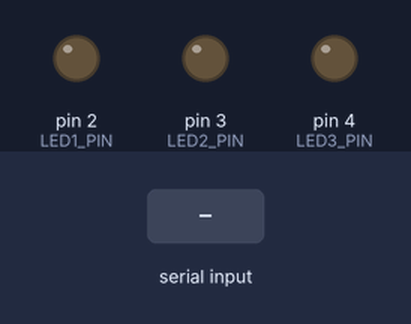
Bench run of a program on a simulated Arduino Nano, built with avr-gcc and run on an emulated ATmega328P. On the bench: output pins drawn as LEDs (lit = HIGH). The inputs (shaded band) are chosen by the test bench. What the program prints to the serial monitor is not drawn.

Above: at 1.2 s.
1.3 s: "1" received over Serial
At 2.2 s:
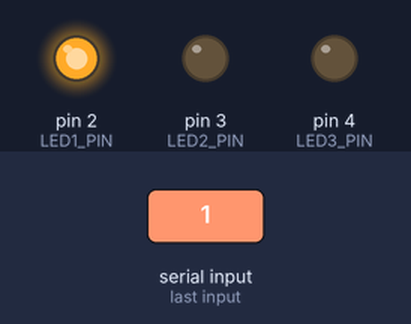
2.8 s: "2" received over Serial
At 3.3 s:
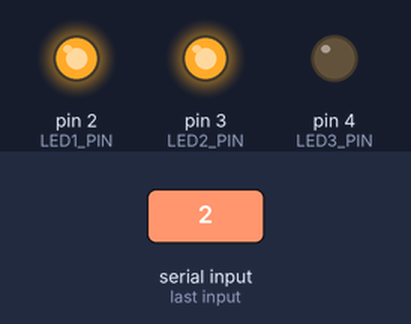
4.3 s: "3" received over Serial
At 5.5 s:
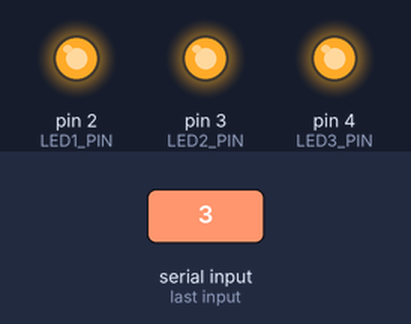
5.8 s: "1" received over Serial
At 6.8 s:
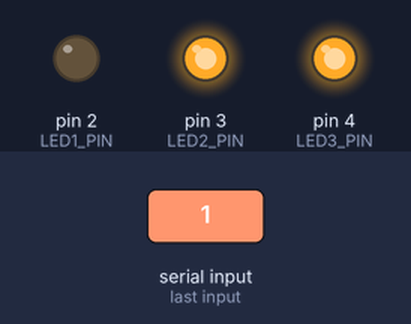
7.3 s: "2" received over Serial
At 7.9 s:
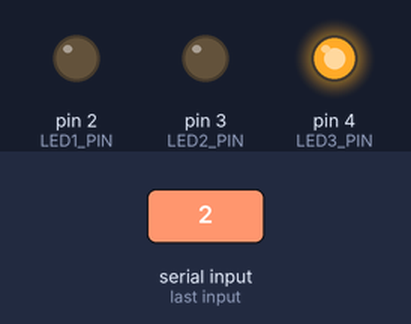
Timing chart, 0 to 9.8 s (numbered marks = the images above; inputs shaded):
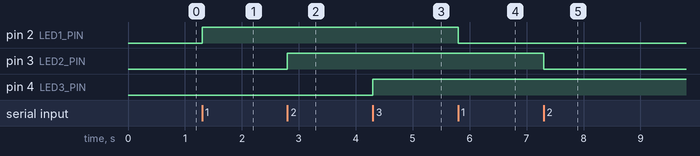

The program:

main.cpp
```cpp
#include <Arduino.h>

#define LED1_PIN 2
#define LED2_PIN 3
#define LED3_PIN 4

void setup()
{
  Serial.begin(9600);
  pinMode(LED1_PIN, OUTPUT);
  pinMode(LED2_PIN, OUTPUT);
  pinMode(LED3_PIN, OUTPUT);
}

void loop()
{
  if (Serial.available() > 0)
  {
    char zhiling = Serial.read(); // 读取串口发送的字符串指令

    if (zhiling == '1')
    {
      digitalWrite(LED1_PIN, !digitalRead(LED1_PIN));
      if (digitalRead(LED1_PIN))
      {
        Serial.println("LED1亮");
      }
      else
      {
        Serial.println("LED1灭");
      }
    }
    else if (zhiling == '2')
    {
      digitalWrite(LED2_PIN, !digitalRead(LED2_PIN));
      if (digitalRead(LED2_PIN))
      {
        Serial.println("LED2亮");
      }
      else
      {
        Serial.println("LED2灭");
      }
    }
    else if (zhiling == '3')
    {
      digitalWrite(LED3_PIN, !digitalRead(LED3_PIN));
      if (digitalRead(LED3_PIN))
      {
        Serial.println("LED3亮");
      }
      else
      {
        Serial.println("LED3灭");
      }
    }
  }
}
```

Measured:
- after the input at 1.3 s, pin 2 (LED1_PIN): LOW → HIGH at once
- after the input at 2.8 s, pin 3 (LED2_PIN): LOW → HIGH at once
- after the input at 4.3 s, pin 4 (LED3_PIN): LOW → HIGH at once
- after the input at 5.8 s, pin 2 (LED1_PIN): HIGH → LOW at once
- after the input at 7.3 s, pin 3 (LED2_PIN): HIGH → LOW at once
